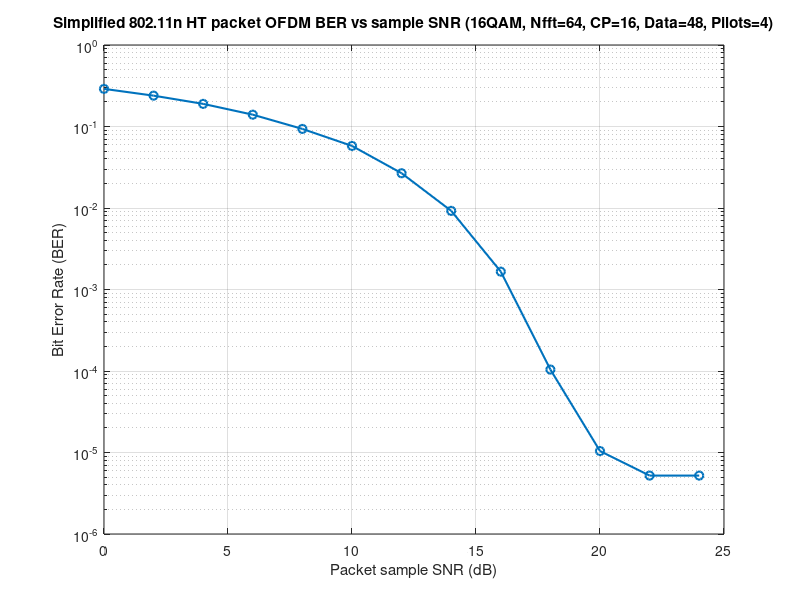

This figure's MATLAB source:
%==========================================================================
% Simplified OFDM transceiver using only base MATLAB functions (no toolboxes)
%
%==========================================================================

clear; clc; close all;
rng(1);  % repeatable data and noise

%% ========================= User parameters ==============================
modType = '16QAM';              % 'QPSK', '16QAM', or '64QAM'
Nfft = 64;                      % FFT/IFFT size (default 802.11-style: 64)
cpLen = 16;                     % cyclic prefix length
numOFDMSymbols = 500;           % HT-DATA OFDM symbols
snrDbVec = 0:2:24;              % SNR sweep in dB (packet sample SNR)
channelType = 'AWGN';           % currently implemented: 'AWGN'

% Zero-centered subcarrier numbering:
% valid bins for even Nfft are $-Nfft/2 ... -1, 1 ... Nfft/2-1$
% Default below is a common 64-point OFDM layout with 52 used carriers.
usedCarriers  = [-26:-1 1:26];  % all occupied bins except DC
pilotCarriers = [-21 -7 7 21];  % fixed pilot locations, subset of usedCarriers

% Simplified HT packet field configuration
numHTSTFRepeats = 10;           % repeated short symbols
numHTLTFSymbols = 1;            % simplified single-stream style
numHTSIGSymbols = 2;            % HT-SIG as OFDM symbol(s), default 2
%% =======================================================================

modType = upper(char(modType));
channelType = upper(char(channelType));

%% Basic parameter checks
if ~isvector(snrDbVec)
    error('snrDbVec must be a vector.');
end

if Nfft < 2 || Nfft ~= floor(Nfft) || mod(Nfft,2) ~= 0
    error('Nfft must be a positive even integer.');
end

% Simplified HT-STF generation below uses every 4th carrier so that the
% short training waveform repeats with period $Nfft/4$.
if mod(Nfft,4) ~= 0
    error('Simplified HT-STF generation requires Nfft divisible by 4.');
end

if cpLen ~= floor(cpLen) || cpLen < 0 || cpLen >= Nfft
    error('cpLen must be an integer with 0 <= cpLen < Nfft.');
end

if numOFDMSymbols < 1 || numOFDMSymbols ~= floor(numOFDMSymbols)
    error('numOFDMSymbols must be a positive integer.');
end

if numHTSTFRepeats < 1 || numHTSTFRepeats ~= floor(numHTSTFRepeats)
    error('numHTSTFRepeats must be a positive integer.');
end

if numHTLTFSymbols < 1 || numHTLTFSymbols ~= floor(numHTLTFSymbols)
    error('numHTLTFSymbols must be a positive integer.');
end

if numHTSIGSymbols < 1 || numHTSIGSymbols ~= floor(numHTSIGSymbols)
    error('numHTSIGSymbols must be a positive integer.');
end

usedCarriers = usedCarriers(:).';
pilotCarriers = pilotCarriers(:).';

if any(usedCarriers ~= round(usedCarriers))
    error('usedCarriers must contain integer bin indices.');
end

if any(pilotCarriers ~= round(pilotCarriers))
    error('pilotCarriers must contain integer bin indices.');
end

if length(unique(usedCarriers)) ~= length(usedCarriers)
    error('usedCarriers contains duplicates.');
end

if length(unique(pilotCarriers)) ~= length(pilotCarriers)
    error('pilotCarriers contains duplicates.');
end

usedCarriers = sort(usedCarriers);
pilotCarriers = sort(pilotCarriers);

validCarriers = -Nfft/2:(Nfft/2-1);
validCarriers(validCarriers == 0) = [];

if ~all(ismember(usedCarriers, validCarriers))
    error('Some entries in usedCarriers are outside the valid FFT-bin range.');
end

if any(usedCarriers == 0)
    error('usedCarriers must not include the DC carrier (0).');
end

if ~all(ismember(pilotCarriers, usedCarriers))
    error('pilotCarriers must be a subset of usedCarriers.');
end

dataCarriers = usedCarriers(~ismember(usedCarriers, pilotCarriers));

if isempty(dataCarriers)
    error('No data subcarriers remain after removing pilotCarriers from usedCarriers.');
end

if isempty(pilotCarriers)
    error('At least one pilot carrier is required for channel estimation.');
end

%% Modulation setup and exact constellation-power sanity check
% Normalization factors are chosen so the average constellation power is 1:
% QPSK   : divide by sqrt(2)
% 16-QAM : divide by sqrt(10)
% 64-QAM : divide by sqrt(42)
switch modType
    case 'QPSK'
        bitsPerSym = 2;
        normFactor = sqrt(2);
        sanityConst = [1+1j; 1-1j; -1+1j; -1-1j] / normFactor;

    case '16QAM'
        bitsPerSym = 4;
        normFactor = sqrt(10);
        axisLevels = [-3 -1 1 3];
        [II, QQ] = meshgrid(axisLevels, axisLevels);
        sanityConst = (II(:) + 1j*QQ(:)) / normFactor;

    case '64QAM'
        bitsPerSym = 6;
        normFactor = sqrt(42);
        axisLevels = [-7 -5 -3 -1 1 3 5 7];
        [II, QQ] = meshgrid(axisLevels, axisLevels);
        sanityConst = (II(:) + 1j*QQ(:)) / normFactor;

    otherwise
        error('Unsupported modulation. Use ''QPSK'', ''16QAM'', or ''64QAM''.');
end

if abs(mean(abs(sanityConst).^2) - 1) > 1e-12
    error('Constellation normalization sanity check failed.');
end

%% Derived parameters
fftCenter = Nfft/2 + 1;                 % DC index after fftshift
usedBins = usedCarriers + fftCenter;    % MATLAB indices of all used bins
dataBins = dataCarriers + fftCenter;    % MATLAB indices of data bins
pilotBins = pilotCarriers + fftCenter;  % MATLAB indices of pilot bins

numUsedSubc = length(usedCarriers);
numDataSubc = length(dataCarriers);
numPilotSubc = length(pilotCarriers);

bitsPerOFDMSymbol = numDataSubc * bitsPerSym;
numDataSymbols = numDataSubc * numOFDMSymbols;
numTxBits = bitsPerOFDMSymbol * numOFDMSymbols;
ofdmSymbolLen = Nfft + cpLen;

% Choose a block interleaver size that exactly fits one OFDM payload block.
candidateRows = [16 12 8 6 4 3 2];
interRows = 1;
for k = 1:length(candidateRows)
    if mod(bitsPerOFDMSymbol, candidateRows(k)) == 0
        interRows = candidateRows(k);
        break;
    end
end
interCols = bitsPerOFDMSymbol / interRows;

% Fixed pilot symbols inserted at known positions in each OFDM symbol.
pilotPattern = ones(numPilotSubc,1);
pilotPattern(2:2:end) = -1;  % fixed BPSK pilot values
pilotMatrix = repmat(pilotPattern, 1, numOFDMSymbols);

fprintf('Modulation                         : %s\n', modType);
fprintf('Nfft / CP length                   : %d / %d\n', Nfft, cpLen);
fprintf('Used / Pilot / Data bins           : %d / %d / %d\n', numUsedSubc, numPilotSubc, numDataSubc);
fprintf('Bits per QAM symbol                : %d\n', bitsPerSym);
fprintf('Bits per OFDM payload symbol       : %d\n', bitsPerOFDMSymbol);
fprintf('Interleaver size                   : %d x %d (per HT-DATA OFDM symbol)\n', interRows, interCols);
fprintf('HT-STF repeats / HT-LTF / HT-SIG   : %d / %d / %d\n', numHTSTFRepeats, numHTLTFSymbols, numHTSIGSymbols);
fprintf('Total HT-DATA payload bits/packet  : %d\n\n', numTxBits);

%% Generate transmit payload bits
txBits = double(rand(numTxBits,1) > 0.5);

%% Scrambler: pseudo-random PN sequence from a 7-bit LFSR
% Polynomial used: $x^7 + x^4 + 1$
%
% Scrambling is modulo-2 addition:
%   scrambledBits = mod(txBits + pnSeq, 2)
%
% Descrambling uses the SAME pnSeq and the SAME modulo-2 addition because
% XOR is its own inverse.
pnSeq = zeros(numTxBits,1);
lfsr = [1 0 1 1 0 1 1];  % any non-zero seed is valid

for n = 1:numTxBits
    pnSeq(n) = lfsr(end);
    feedbackBit = mod(lfsr(7) + lfsr(4), 2);
    lfsr(2:end) = lfsr(1:end-1);
    lfsr(1) = feedbackBit;
end

scrambledBits = mod(txBits + pnSeq, 2);

%% Block interleaver
% Interleaving is performed per HT-DATA OFDM payload block.
%
% TX operation:
%   1) reshape one bit block to [interRows x interCols]
%   2) transpose
%   3) vectorize
%
% This spreads adjacent bits apart. The receiver applies the inverse
% reshape/transpose to deinterleave after QAM demapping.
scrambledBitBlocks = reshape(scrambledBits, bitsPerOFDMSymbol, numOFDMSymbols);
interleavedBitBlocks = zeros(size(scrambledBitBlocks));

for symIdx = 1:numOFDMSymbols
    temp = reshape(scrambledBitBlocks(:,symIdx), interRows, interCols);
    interleavedBitBlocks(:,symIdx) = reshape(temp.', [], 1);
end

interleavedBits = interleavedBitBlocks(:);

%% QAM mapping for HT-DATA (Gray coded, unit average constellation power)
txBitGroups = reshape(interleavedBits, bitsPerSym, []).';

switch modType
    case 'QPSK'
        % Gray-coded QPSK: each axis carries 1 bit.
        I = 1 - 2*txBitGroups(:,1);
        Q = 1 - 2*txBitGroups(:,2);
        txDataSymbols = (I + 1j*Q) / sqrt(2);

    case '16QAM'
        % 2-bit Gray mapping on each axis:
        % 00 -> -3, 01 -> -1, 11 -> +1, 10 -> +3
        bI1 = txBitGroups(:,1);
        bI2 = txBitGroups(:,2);
        bQ1 = txBitGroups(:,3);
        bQ2 = txBitGroups(:,4);

        I = -(1 - 2*bI1) .* (3 - 2*bI2);
        Q = -(1 - 2*bQ1) .* (3 - 2*bQ2);
        txDataSymbols = (I + 1j*Q) / sqrt(10);

    case '64QAM'
        % 3-bit Gray mapping on each axis.
        % Monotonic levels [-7 -5 -3 -1 1 3 5 7] use Gray labels:
        % [000 001 011 010 110 111 101 100]
        %
        % The table below is indexed by the natural binary value of [b1 b2 b3].
        gray8_binaryOrder = [-7 -5 -1 -3 7 5 1 3];

        idxI = txBitGroups(:,1)*4 + txBitGroups(:,2)*2 + txBitGroups(:,3) + 1;
        idxQ = txBitGroups(:,4)*4 + txBitGroups(:,5)*2 + txBitGroups(:,6) + 1;

        I = gray8_binaryOrder(idxI);
        Q = gray8_binaryOrder(idxQ);
        txDataSymbols = (I + 1j*Q) / sqrt(42);
end

fprintf('Measured average mapped-symbol power = %.4f\n', mean(abs(txDataSymbols).^2));

%% ========================= Generate HT-STF ==============================
% HT-STF is a known repetitive short training field used for AGC and coarse
% timing. A sparse frequency-domain pattern on every 4th carrier creates a
% periodic time-domain waveform with period $Nfft/4$.

stfCarriers = usedCarriers(mod(usedCarriers,4) == 0);
if isempty(stfCarriers)
    error('HT-STF generation failed: no used carriers are multiples of 4.');
end
stfBins = stfCarriers + fftCenter;

htStfGrid = zeros(Nfft,1);

% Constant-modulus QPSK-like phases help keep the pattern well behaved.
stfPhasePattern = [1+1j; 1-1j; -1+1j; -1-1j] / sqrt(2);
htStfPattern = repmat(stfPhasePattern, ceil(length(stfBins)/length(stfPhasePattern)), 1);
htStfGrid(stfBins) = htStfPattern(1:length(stfBins));

htStfBase = ifft(ifftshift(htStfGrid, 1), Nfft, 1);

% Because only every 4th subcarrier is active, the waveform repeats every
% $Nfft/4$ samples. Extract one short period and repeat it.
htStfShortLen = Nfft/4;
htStfShort = htStfBase(1:htStfShortLen);

% Normalize the repeated short symbol to unit average power.
htStfShortPower = mean(abs(htStfShort).^2);
if htStfShortPower <= 0
    error('HT-STF normalization failed: zero or negative power.');
end
htStfShort = htStfShort / sqrt(htStfShortPower);

if abs(mean(abs(htStfShort).^2) - 1) > 1e-10
    error('HT-STF normalization sanity check failed.');
end

% Repeat the short symbol multiple times.
ht_stf = repmat(htStfShort, numHTSTFRepeats, 1);

%% ========================= Generate HT-LTF ==============================
% HT-LTF carries known symbols for channel estimation.
% Here it is implemented as one or more OFDM symbols with known BPSK values
% on the FULL set of used subcarriers and no payload data.

htLtfPattern = ones(numUsedSubc,1);
htLtfPattern(2:2:end) = -1;  % deterministic known BPSK pattern

htLtfGrid = zeros(Nfft, numHTLTFSymbols);
htLtfGrid(usedBins, :) = repmat(htLtfPattern, 1, numHTLTFSymbols);

htLtfTime = ifft(ifftshift(htLtfGrid, 1), Nfft, 1);

% Normalize EACH OFDM symbol to unit average power BEFORE CP.
htLtfPow = mean(abs(htLtfTime).^2, 1);
if any(htLtfPow <= 0)
    error('HT-LTF normalization failed: zero or negative power.');
end
htLtfTime = htLtfTime ./ repmat(sqrt(htLtfPow), Nfft, 1);

if max(abs(mean(abs(htLtfTime).^2, 1) - 1)) > 1e-10
    error('HT-LTF normalization sanity check failed.');
end

if cpLen > 0
    htLtfWithCP = [htLtfTime(end-cpLen+1:end, :); htLtfTime];
else
    htLtfWithCP = htLtfTime;
end

ht_ltf = htLtfWithCP(:);

%% ========================= Generate HT-SIG ==============================
% HT-SIG carries simplified control information such as modulation and
% packet length. This is NOT bit-exact to the standard, but the structure
% is present and BPSK-modulated on OFDM data subcarriers with pilots placed
% exactly like the payload OFDM symbols.

switch modType
    case 'QPSK'
        htSigModBits = [0; 0];
    case '16QAM'
        htSigModBits = [0; 1];
    case '64QAM'
        htSigModBits = [1; 0];
end

payloadLengthBytes = ceil(numTxBits/8);
payloadLengthBytesClipped = min(payloadLengthBytes, 2^16 - 1);

htSigLengthStr = dec2bin(payloadLengthBytesClipped, 16);
htSigLengthBits = double(htSigLengthStr(:) - '0');

htSigBpscStr = dec2bin(min(bitsPerSym, 2^4 - 1), 4);
htSigBpscBits = double(htSigBpscStr(:) - '0');

htSigNsymStr = dec2bin(min(numOFDMSymbols, 2^12 - 1), 12);
htSigNsymBits = double(htSigNsymStr(:) - '0');

% Simplified control information payload.
htSigCoreBits = [htSigModBits; htSigLengthBits; htSigBpscBits; htSigNsymBits];
htSigParityBit = mod(sum(htSigCoreBits), 2);
htSigPayloadBits = [htSigCoreBits; htSigParityBit];

% Fill the available HT-SIG data subcarriers across all HT-SIG symbols.
numHTSigDataBits = numDataSubc * numHTSIGSymbols;
htSigBits = zeros(numHTSigDataBits, 1);
copyLen = min(length(htSigPayloadBits), numHTSigDataBits);
htSigBits(1:copyLen) = htSigPayloadBits(1:copyLen);

if copyLen < numHTSigDataBits
    fillerPattern = repmat([0; 1; 1; 0], ceil((numHTSigDataBits - copyLen)/4), 1);
    htSigBits(copyLen+1:end) = fillerPattern(1:(numHTSigDataBits - copyLen));
end

% BPSK mapping: 0 -> +1, 1 -> -1
htSigDataSymbols = 1 - 2*htSigBits;

htSigGrid = zeros(Nfft, numHTSIGSymbols);
htSigGrid(dataBins, :) = reshape(htSigDataSymbols, numDataSubc, numHTSIGSymbols);
htSigGrid(pilotBins, :) = repmat(pilotPattern, 1, numHTSIGSymbols);

htSigTime = ifft(ifftshift(htSigGrid, 1), Nfft, 1);

% Normalize EACH OFDM symbol to unit average power BEFORE CP.
htSigPow = mean(abs(htSigTime).^2, 1);
if any(htSigPow <= 0)
    error('HT-SIG normalization failed: zero or negative power.');
end
htSigTime = htSigTime ./ repmat(sqrt(htSigPow), Nfft, 1);

if max(abs(mean(abs(htSigTime).^2, 1) - 1)) > 1e-10
    error('HT-SIG normalization sanity check failed.');
end

if cpLen > 0
    htSigWithCP = [htSigTime(end-cpLen+1:end, :); htSigTime];
else
    htSigWithCP = htSigTime;
end

ht_sig = htSigWithCP(:);

%% ========================= Generate HT-DATA =============================
% HT-DATA reuses the EXISTING OFDM payload chain:
% bits -> scrambler -> interleaver -> QAM -> pilot insertion -> IFFT -> CP

txDataMatrix = reshape(txDataSymbols, numDataSubc, numOFDMSymbols);

% Frequency-domain OFDM grid kept in fftshift order so carrier numbering is
% intuitive around DC. Unused bins remain zero.
txGrid = zeros(Nfft, numOFDMSymbols);
txGrid(dataBins, :) = txDataMatrix;
txGrid(pilotBins, :) = pilotMatrix;

htDataTime = ifft(ifftshift(txGrid, 1), Nfft, 1);

% IMPORTANT POWER NORMALIZATION:
% Normalize EACH HT-DATA OFDM symbol to unit average power BEFORE CP.
% This keeps packet fields comparable in power and makes the packet-level
% sample SNR definition consistent across modulation choices.
htDataPow = mean(abs(htDataTime).^2, 1);
if any(htDataPow <= 0)
    error('HT-DATA normalization failed: zero or negative power.');
end
htDataTime = htDataTime ./ repmat(sqrt(htDataPow), Nfft, 1);

if max(abs(mean(abs(htDataTime).^2, 1) - 1)) > 1e-10
    error('HT-DATA normalization sanity check failed.');
end

if cpLen > 0
    htDataWithCP = [htDataTime(end-cpLen+1:end, :); htDataTime];
else
    htDataWithCP = htDataTime;
end

% Serialize the HT-DATA field for packet assembly.
ht_data_serial = htDataWithCP(:);

%% =========================== Packet assembly ============================
% Concatenate all time-domain fields in the correct HT packet order.
txPacket = [ht_stf ; ht_ltf ; ht_sig ; ht_data_serial];
txPacket = txPacket(:);

% Save field lengths and packet indices.
lenHTSTF  = length(ht_stf);
lenHTLTF  = length(ht_ltf);
lenHTSIG  = length(ht_sig);
lenHTDATA = length(ht_data_serial);

idxHtDataStart = lenHTSTF + lenHTLTF + lenHTSIG + 1;
idxHtDataEnd = idxHtDataStart + lenHTDATA - 1;

if idxHtDataEnd ~= length(txPacket)
    error('Packet assembly indexing mismatch.');
end

% Field and packet power checks.
pwrHTSTF = mean(abs(ht_stf).^2);
pwrHTLTF = mean(abs(ht_ltf).^2);
pwrHTSIG = mean(abs(ht_sig).^2);
pwrHTDATA = mean(abs(ht_data_serial).^2);
txPacketPower = mean(abs(txPacket).^2);

fprintf('HT field sample lengths and average powers:\n');
fprintf('  HT-STF   : %6d samples, avg power = %.4f\n', lenHTSTF,  pwrHTSTF);
fprintf('  HT-LTF   : %6d samples, avg power = %.4f\n', lenHTLTF,  pwrHTLTF);
fprintf('  HT-SIG   : %6d samples, avg power = %.4f\n', lenHTSIG,  pwrHTSIG);
fprintf('  HT-DATA  : %6d samples, avg power = %.4f\n', lenHTDATA, pwrHTDATA);
fprintf('  Packet   : %6d samples, avg power = %.4f\n', length(txPacket), txPacketPower);
fprintf('  HT-DATA starts at packet sample index %d\n\n', idxHtDataStart);

%% ============================ BER simulation ============================
% BER is computed ONLY on the HT-DATA payload bits for now.

ber = zeros(size(snrDbVec));

% First run a no-noise sanity check. Then sweep SNR.
for snrIdx = 0:length(snrDbVec)

    if snrIdx == 0
        currentSnrDb = Inf;
    else
        currentSnrDb = snrDbVec(snrIdx);
    end

    %% Channel: AWGN
    % SNR is defined per complex received time-domain sample:
    %   $SNR = P_{packet} / P_{noise}$
    % where $P_{packet}$ is measured over the WHOLE transmitted packet.
    switch channelType
        case 'AWGN'
            if isinf(currentSnrDb)
                noise = zeros(size(txPacket));
            else
                noiseVar = txPacketPower / (10^(currentSnrDb/10));
                noise = sqrt(noiseVar/2) * (randn(size(txPacket)) + 1j*randn(size(txPacket)));
            end
            rxPacket = txPacket + noise;

        otherwise
            error('Unsupported channel type. Only ''AWGN'' is implemented.');
    end

    %% Receiver: ideal extraction of HT-DATA from the received packet
    rxHtDataSerial = rxPacket(idxHtDataStart:idxHtDataEnd);

    %% Remove CP and take FFT
    rxWithCP = reshape(rxHtDataSerial, ofdmSymbolLen, numOFDMSymbols);
    rxNoCP = rxWithCP(cpLen+1:end, :);
    rxGrid = fftshift(fft(rxNoCP, Nfft, 1), 1);

    %% Subcarrier extraction and pilot-based channel estimation
    % Known pilots estimate the per-OFDM-symbol complex gain:
    %   Hhat_pilot = received_pilot / known_pilot
    %
    % Because only an AWGN channel is implemented here, the true channel is
    % flat and equal to 1. The per-symbol mean pilot ratio therefore also
    % captures the TX-side symbol normalization factor applied before CP.
    %
    % If a frequency-selective channel is added later, this section can be
    % extended by estimating the channel from HT-LTF and/or interpolating
    % pilot-based estimates across frequency.
    rxPilots = rxGrid(pilotBins, :);
    rxData = rxGrid(dataBins, :);

    HhatPilots = rxPilots ./ pilotMatrix;
    Hhat = mean(HhatPilots, 1);                          % 1 x numOFDMSymbols
    rxDataEq = rxData ./ repmat(Hhat, numDataSubc, 1);  % equalize all data bins

    %% QAM demapper (hard decision)
    % After demapping we are back in the bit domain, so the receiver can
    % deinterleave and then descramble, which reverses the TX bit processing.
    rxDataSymbols = rxDataEq(:);

    switch modType
        case 'QPSK'
            rxBitGroups = zeros(numDataSymbols, 2);
            rxBitGroups(:,1) = real(rxDataSymbols) < 0;
            rxBitGroups(:,2) = imag(rxDataSymbols) < 0;

        case '16QAM'
            % Scale back to raw PAM levels before nearest-level decisions.
            rxScaled = rxDataSymbols * sqrt(10);
            levels = [-3 -1 1 3];
            bitsAxis = [0 0; 0 1; 1 1; 1 0];

            distI = abs(repmat(real(rxScaled), 1, length(levels)) - repmat(levels, numDataSymbols, 1));
            [~, idxIhat] = min(distI, [], 2);

            distQ = abs(repmat(imag(rxScaled), 1, length(levels)) - repmat(levels, numDataSymbols, 1));
            [~, idxQhat] = min(distQ, [], 2);

            rxBitGroups = [bitsAxis(idxIhat,:), bitsAxis(idxQhat,:)];

        case '64QAM'
            % Scale back to raw PAM levels before nearest-level decisions.
            rxScaled = rxDataSymbols * sqrt(42);
            levels = [-7 -5 -3 -1 1 3 5 7];
            bitsAxis = [0 0 0; ...
                        0 0 1; ...
                        0 1 1; ...
                        0 1 0; ...
                        1 1 0; ...
                        1 1 1; ...
                        1 0 1; ...
                        1 0 0];

            distI = abs(repmat(real(rxScaled), 1, length(levels)) - repmat(levels, numDataSymbols, 1));
            [~, idxIhat] = min(distI, [], 2);

            distQ = abs(repmat(imag(rxScaled), 1, length(levels)) - repmat(levels, numDataSymbols, 1));
            [~, idxQhat] = min(distQ, [], 2);

            rxBitGroups = [bitsAxis(idxIhat,:), bitsAxis(idxQhat,:)];
    end

    rxInterleavedBits = reshape(rxBitGroups.', [], 1);

    %% Deinterleaver
    % Inverse of the TX block interleaver:
    % RX block -> reshape to [interCols x interRows] -> transpose -> vectorize
    rxInterleavedBitBlocks = reshape(rxInterleavedBits, bitsPerOFDMSymbol, numOFDMSymbols);
    rxDeinterleavedBitBlocks = zeros(size(rxInterleavedBitBlocks));

    for symIdx = 1:numOFDMSymbols
        temp = reshape(rxInterleavedBitBlocks(:,symIdx), interCols, interRows).';
        rxDeinterleavedBitBlocks(:,symIdx) = temp(:);
    end

    rxScrambledBits = rxDeinterleavedBitBlocks(:);

    %% Descrambler
    % Same PN sequence and same modulo-2 addition as the scrambler.
    rxBits = mod(rxScrambledBits + pnSeq, 2);

    %% BER / sanity check
    % BER compares original HT-DATA payload bits to the recovered bits.
    bitErrors = sum(rxBits ~= txBits);

    if snrIdx == 0
        if bitErrors ~= 0
            error('No-noise sanity check FAILED: %d bit errors found.', bitErrors);
        else
            fprintf('No-noise sanity check PASSED: 0 bit errors.\n\n');
        end
    else
        ber(snrIdx) = bitErrors / numTxBits;
        fprintf('SNR = %5.1f dB, BER = %12.6e, bit errors = %d / %d\n', ...
                currentSnrDb, ber(snrIdx), bitErrors, numTxBits);
    end
end

%% Plot BER vs SNR
% Exact zero BER cannot be shown on a log axis, so for plotting only,
% replace zeros by half an error event. The printed BER values remain exact.
berForPlot = ber;
berForPlot(berForPlot == 0) = 0.5 / numTxBits;

figure;
semilogy(snrDbVec, berForPlot, 'o-', 'LineWidth', 1.5, 'MarkerSize', 6);
grid on;
xlabel('Packet sample SNR (dB)');
ylabel('Bit Error Rate (BER)');
title(sprintf(['Simplified 802.11n HT packet OFDM BER vs sample SNR ' ...
               '(%s, Nfft=%d, CP=%d, Data=%d, Pilots=%d)'], ...
      modType, Nfft, cpLen, numDataSubc, numPilotSubc));
